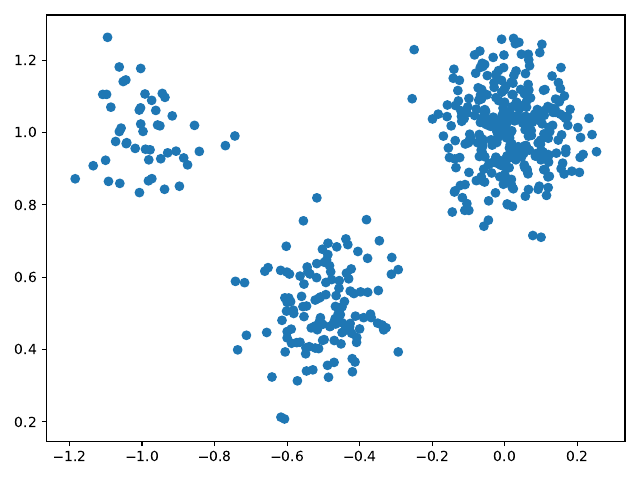

The Python source for this figure:
import os
import numpy as np
import matplotlib.pyplot as plt

random_state = 42
n_samples = 500
n_features = 2
n_components = 3

np.random.seed(random_state)

probs = np.array([0.1, 0.6, 0.3])
means = np.array([[-1., 1.], [0., 1.], [-0.5, 0.5]])
cov = 0.01 * np.eye(n_features)
sizes = np.random.multinomial(1, probs, size=n_samples).sum(axis=0)

X = np.concatenate([np.random.multivariate_normal(mean, cov, size)
                    for mean, size in zip(means, sizes)])

plt.scatter(*X.T)
plt.tight_layout()

path = "../images/"
plt.savefig(os.path.join(path, "gmm.pdf"))
